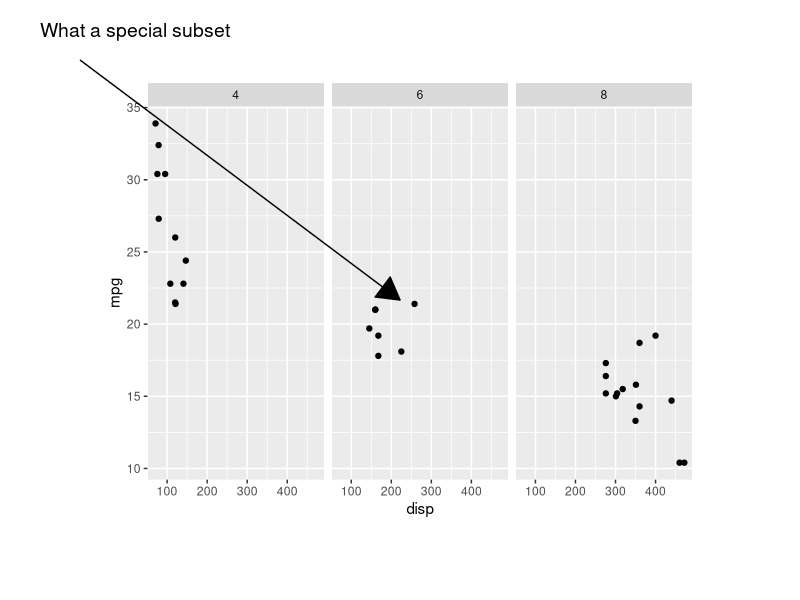

Generate this figure with R: (Note: this script raises an error after producing the figure.)
## ---- chunk 1
library(ggplot2)
library(cowplot)

p <- ggplot(mtcars, aes(disp, mpg)) + geom_point() +
  facet_wrap(~cyl)

ggdraw() +
  draw_plot(p,.5, .5, .75, .75,hjust = .5, vjust = .5) +
  draw_line(x = c(.1, .5), y = c(.9, .5), arrow = grid::arrow(type = "closed")) +
  draw_label("What a special subset",x = 0.05, y = .95,hjust = 0)

## ---- chunk 2

library(ggplot2)

ggplot(mtcars, aes(mpg,disp, color = mpg)) +
  geom_point() +
  scale_color_continuous(palette = "Spectral")

## ---- chunk 3
#| layout-nrow: 1
#| column: page
#| fig-subcap: 
#|   - Default direction (high to low)
#|   - Reversed direction (low to high)
library(ggplot2)

p <- ggplot(mtcars, aes(mpg,disp, color = mpg)) +
  geom_point()

p

p +
  guides(colour = guide_colorbar(reverse=TRUE))
